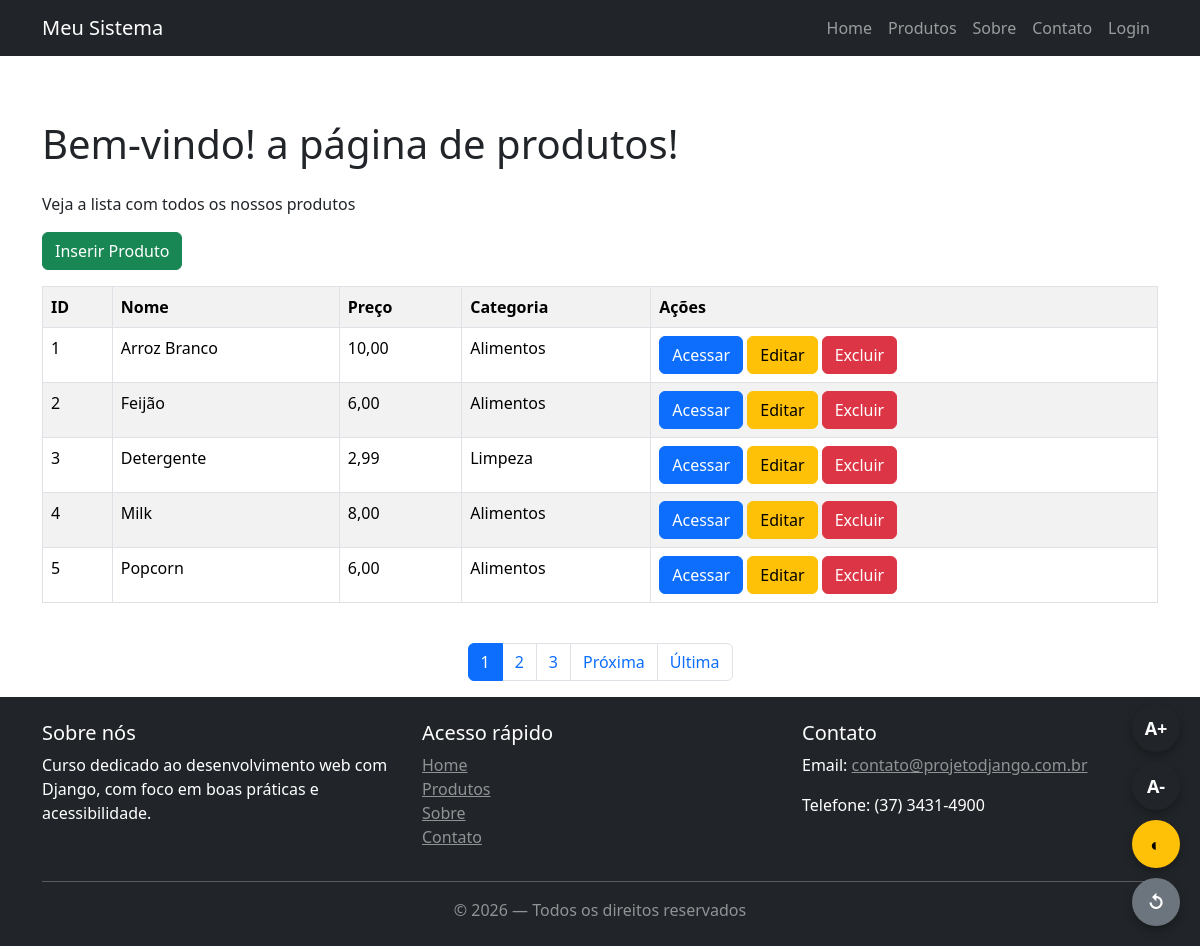
/produtos/, run on the app's committed database.
### produtos/models.py (models this page shows, shortened)
class Produto(models.Model):
    nome = models.CharField(max_length=150)
    preco = models.DecimalField(max_digits=10, decimal_places=2)
    categoria = models.ForeignKey(
        Categoria,
        on_delete=models.CASCADE,
        related_name="produtos"
    )
    class Meta:
        verbose_name = 'Produto'
        verbose_name_plural = 'Produtos'

class Categoria(models.Model):
    nome = models.CharField(max_length=100)
    def __str__(self):
        return self.nome
    class Meta:
        verbose_name = 'Categoria'
        verbose_name_plural = 'Categorias'

### produtos/views.py (the view)
# urls.py: path('', views.ProdutoListView.as_view(), name="produto_list"),
class ProdutoListView(ListView):
    model = Produto # Especifica o modelo que esta view irá usar para recuperar os dados
    template_name = "produtos/produto_list.html" # Template para renderizar a lista de produtos
    context_object_name = "itens" # Nome do contexto para acessar os produtos no template
    paginate_by = 5 # quantidade por página

### produtos/templates/produtos/produto_list.html (shortened to what this page needs)
{% extends "../core/base.html" %}
{% block content %}
  <h1 class="mb-4">Bem-vindo! a página de produtos!</h1>
  <p>Veja a lista com todos os nossos produtos</p>
  <a href="{% url 'produtos:produto_create' %}" class="btn btn-success mb-3">Inserir Produto</a>
  {% if itens %}
    <table class="table table-bordered table-striped">
      <tr><th>ID</th><th>Nome</th><th>Preço</th><th>Categoria</th><th>Ações</th></tr>
      {% for item in itens %}
      <tr><td>{{ item.id }}</td><td>{{ item.nome }}</td><td>{{ item.preco }}</td><td>{{ item.categoria }}</td><td>
        <a href="{% url 'produtos:produto_detail' item.id %}" class="btn btn-primary">Acessar</a>
        <a href="{% url 'produtos:produto_update' item.id %}" class="btn btn-warning">Editar</a>
        <a href="{% url 'produtos:produto_delete' item.id %}" class="btn btn-danger">Excluir</a>
      </td></tr>
      {% endfor %}
    </table>
  {% else %}
    <p><strong>Nenhum produto encontrado</strong></p>
  {% endif %}
  <br />
    {% if is_paginated %}
    <nav aria-label="Page navigation">
        <ul class="pagination justify-content-center">
            {% for num in paginator.page_range %}
                {% if page_obj.number == num %}
                    <li class="page-item active">
                        <span class="page-link">{{ num }}</span>
                    </li>
                {% else %}
                    <li class="page-item">
                        <a class="page-link" href="?page={{ num }}">
                            {{ num }}
                        </a>
                    </li>
                {% endif %}
            {% endfor %}
            {% if page_obj.has_next %}
                <li class="page-item">
                    <a class="page-link" href="?page={{ page_obj.next_page_number }}">
                        Próxima
                    </a>
                </li>
                <li class="page-item">
                    <a class="page-link" href="?page={{ paginator.num_pages }}">
                        Última
                    </a>
                </li>
            {% endif %}
        </ul>
    </nav>
{% endif %}
{% endblock content %}

### core/static/core/css/style.css (style rules this page uses)
html { font-size: 100%; }

### data on the page
Produto: id "1", nome "Arroz Branco", preco "10,00", categoria "Alimentos"
Produto: id "2", nome "Feijão", preco "6,00", categoria "Alimentos"
Produto: id "3", nome "Detergente", preco "2,99", categoria "Limpeza"
Produto: id "4", nome "Milk", preco "8,00", categoria "Alimentos"
Produto: id "5", nome "Popcorn", preco "6,00", categoria "Alimentos"

### other printed values
{{ num }} "1"
{{ num }} "2" "3"
